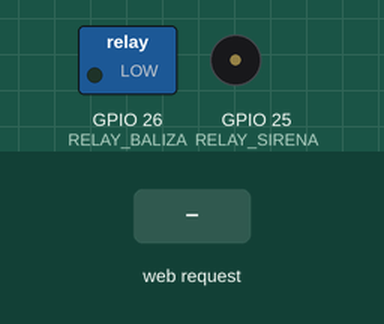
The sketch below on a simulated ESP32. Parts: switched loads named in the sketch (green lamp = pin HIGH), buzzer (waves = sounding, pin HIGH). Inputs (shaded band) come from the test bench. WiFi joins after 1.5 s; servers stay silent unless stated; what the sketch prints to the serial monitor is not drawn.

Above: at 2.8 s.
2.9 s: HTTP request GET /alarma received
At 3.3 s:
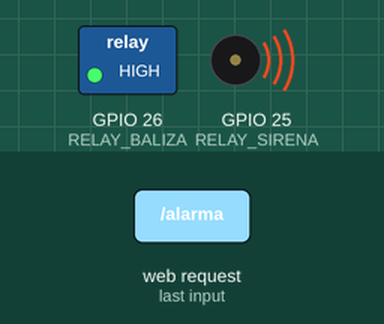
4.4 s: HTTP request GET /ok received
At 5.6 s:
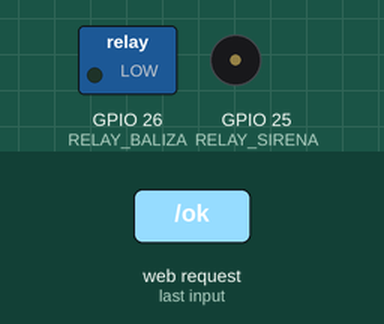
5.9 s: HTTP request GET /alarma?plain=alarma received
At 15.1 s:
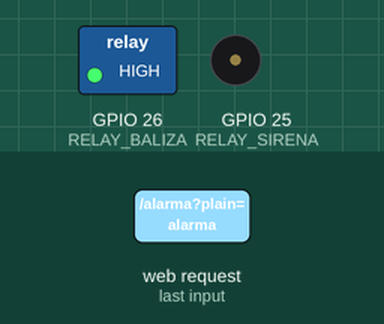
Timing chart, 0 to 15.4 s (numbered marks = the images above; inputs shaded):
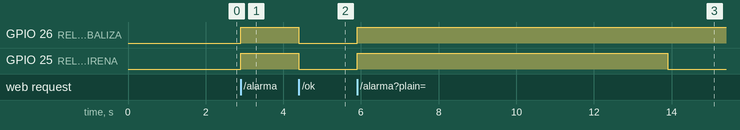

Measured:
- after the input at 2.9 s, GPIO 26 (RELAY_BALIZA), GPIO 25 (RELAY_SIRENA): LOW → HIGH at once
- after the input at 4.4 s, GPIO 26 (RELAY_BALIZA), GPIO 25 (RELAY_SIRENA): HIGH → LOW at once
- after the input at 5.9 s, GPIO 26 (RELAY_BALIZA): LOW → HIGH at once; GPIO 25 (RELAY_SIRENA): LOW → HIGH at once, → LOW 8.0 s later

The sketch:

vigiepp_alarm.ino
```cpp
/**
 * VigiEPP ALARM v1.0 — ESP32 DevKit V1
 *
 * Endpoints (GET o POST):
 *   /alarma  → sirena + baliza roja
 *   /ok      → apaga alarma (baliza verde si cableás NC2→verde)
 *   /status  → JSON de estado
 *   /        → ayuda
 *
 * Pines (como en el diagrama):
 *   GPIO25 → Relé IN1 (sirena)
 *   GPIO26 → Relé IN2 (baliza roja)
 *
 * Cableado baliza 2 colores con 1 relé:
 *   COM2 ← 12V+
 *   NO2  → Rojo+
 *   NC2  → Verde+   (verde encendido en reposo /ok)
 *   Negro baliza → GND 12V
 */

#include <WiFi.h>
#include <WebServer.h>

// ====== CONFIGURÁ ESTO ======
const char* WIFI_SSID = "TU_WIFI";
const char* WIFI_PASS = "TU_CLAVE";
// ============================

#define RELAY_SIRENA 25
#define RELAY_BALIZA 26

// Relés activos en HIGH (módulos optoacoplados típicos). Si el tuyo es activo-LOW, invertí.
#define RELAY_ON  HIGH
#define RELAY_OFF LOW

WebServer server(80);
bool alarmaActiva = false;
unsigned long alarmaHasta = 0;
const unsigned long ALARMA_MS = 8000;  // auto-apagado de sirena (baliza sigue hasta /ok)

void setAlarma(bool on) {
  alarmaActiva = on;
  digitalWrite(RELAY_SIRENA, on ? RELAY_ON : RELAY_OFF);
  digitalWrite(RELAY_BALIZA, on ? RELAY_ON : RELAY_OFF);
  if (on) {
    alarmaHasta = millis() + ALARMA_MS;
  } else {
    alarmaHasta = 0;
    digitalWrite(RELAY_SIRENA, RELAY_OFF);
  }
}

void handleRoot() {
  String ip = WiFi.localIP().toString();
  String html = F("<!DOCTYPE html><html><body style='font-family:sans-serif'>");
  html += F("<h1>VigiEPP Alarm</h1>");
  html += "<p>IP: <b>" + ip + "</b></p>";
  html += F("<p><a href='/alarma'>/alarma</a> · <a href='/ok'>/ok</a> · <a href='/status'>/status</a></p>");
  html += F("<p>En VigiEPP → Informes → Notificaciones → URL: http://");
  html += ip;
  html += F("</p></body></html>");
  server.send(200, "text/html", html);
}

void handleAlarma() {
  setAlarma(true);
  server.send(200, "application/json", "{\"ok\":true,\"action\":\"alarma\",\"source\":\"VigiEPP\"}");
}

void handleOk() {
  setAlarma(false);
  server.send(200, "application/json", "{\"ok\":true,\"action\":\"ok\",\"source\":\"VigiEPP\"}");
}

void handleStatus() {
  String j = "{\"ok\":true,\"alarma\":";
  j += alarmaActiva ? "true" : "false";
  j += ",\"ip\":\"";
  j += WiFi.localIP().toString();
  j += "\",\"rssi\":";
  j += String(WiFi.RSSI());
  j += "}";
  server.send(200, "application/json", j);
}

void handleVigiEpp() {
  // Compatible con POST JSON { "kind": "access_deny" | "access_allow" | ... }
  String body = server.arg("plain");
  body.toLowerCase();
  if (body.indexOf("access_allow") >= 0 || body.indexOf("\"allow\":true") >= 0) {
    setAlarma(false);
    server.send(200, "application/json", "{\"ok\":true,\"action\":\"ok\"}");
    return;
  }
  if (body.indexOf("access_deny") >= 0 || body.indexOf("non_compliant") >= 0 ||
      body.indexOf("unknown_face") >= 0 || body.indexOf("alarma") >= 0) {
    setAlarma(true);
    server.send(200, "application/json", "{\"ok\":true,\"action\":\"alarma\"}");
    return;
  }
  server.send(400, "application/json", "{\"ok\":false,\"detail\":\"kind desconocido\"}");
}

void setup() {
  pinMode(RELAY_SIRENA, OUTPUT);
  pinMode(RELAY_BALIZA, OUTPUT);
  setAlarma(false);

  Serial.begin(115200);
  WiFi.mode(WIFI_STA);
  WiFi.begin(WIFI_SSID, WIFI_PASS);
  Serial.print("WiFi");
  while (WiFi.status() != WL_CONNECTED) {
    delay(400);
    Serial.print(".");
  }
  Serial.println();
  Serial.print("IP ESP32: ");
  Serial.println(WiFi.localIP());

  server.on("/", HTTP_GET, handleRoot);
  server.on("/alarma", HTTP_GET, handleAlarma);
  server.on("/alarma", HTTP_POST, handleAlarma);
  server.on("/ok", HTTP_GET, handleOk);
  server.on("/ok", HTTP_POST, handleOk);
  server.on("/status", HTTP_GET, handleStatus);
  server.on("/vigiepp", HTTP_POST, handleVigiEpp);
  server.begin();
}

void loop() {
  server.handleClient();
  // Apaga solo la sirena tras ALARMA_MS; la baliza roja sigue hasta /ok
  if (alarmaActiva && alarmaHasta && (long)(millis() - alarmaHasta) >= 0) {
    digitalWrite(RELAY_SIRENA, RELAY_OFF);
    alarmaHasta = 0;
  }
}
```
